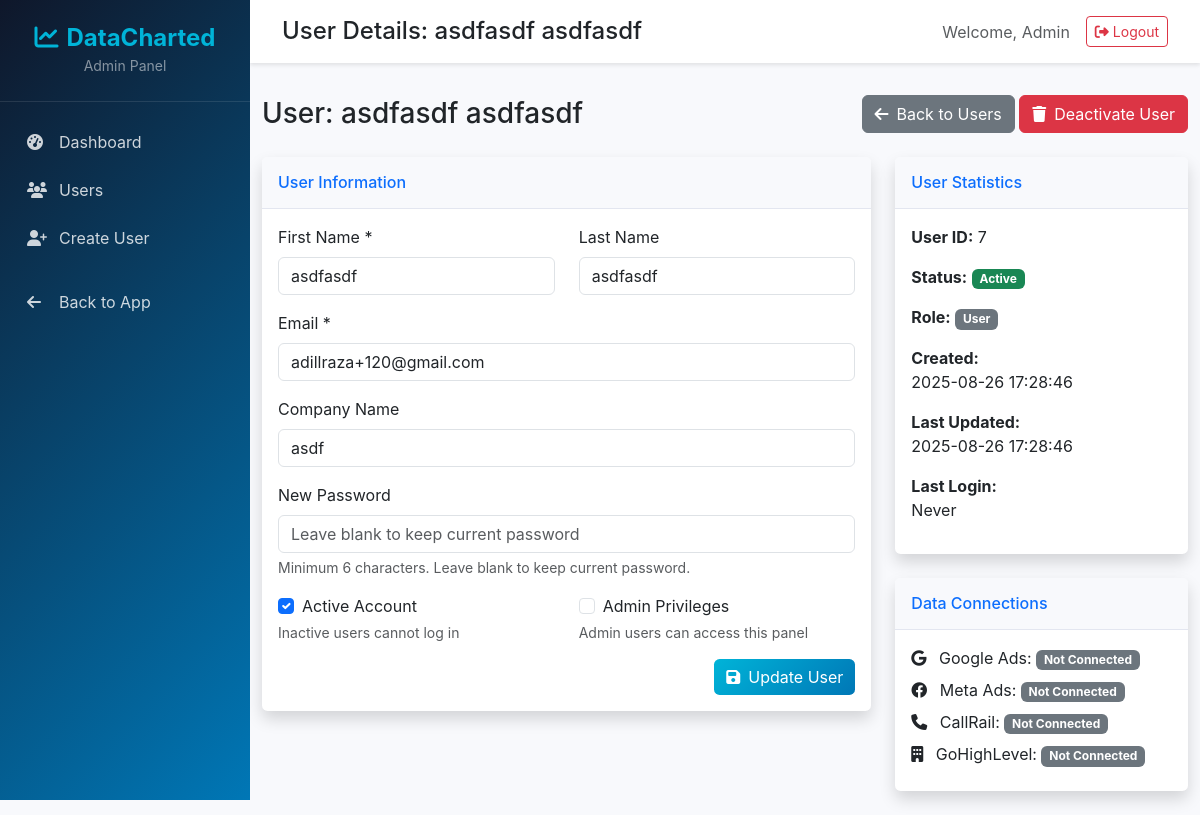
The app's page /admin/users/7 (signed in) with its own data.
### app/models.py (models this page shows, shortened)
class User(UserMixin, db.Model):
    id = db.Column(db.Integer, primary_key=True)
    email = db.Column(db.String(120), unique=True, nullable=False, index=True)
    password_hash = db.Column(db.String(128))
    first_name = db.Column(db.String(64))
    last_name = db.Column(db.String(64))
    company_name = db.Column(db.String(128))
    is_active = db.Column(db.Boolean, default=True)
    is_verified = db.Column(db.Boolean, default=False)
    is_admin = db.Column(db.Boolean, default=False)
    created_at = db.Column(db.DateTime, default=datetime.utcnow)
    updated_at = db.Column(db.DateTime, default=datetime.utcnow, onupdate=datetime.utcnow)
    last_login = db.Column(db.DateTime)
    deleted_at = db.Column(db.DateTime)
    google_id = db.Column(db.String(128), unique=True, nullable=True)
    google_picture = db.Column(db.String(512), nullable=True)
    auth_provider = db.Column(db.String(20), default='local')  # 'local' or 'google'
    google_ads_connected = db.Column(db.Boolean, default=False)
    meta_ads_connected = db.Column(db.Boolean, default=False)
    callrail_connected = db.Column(db.Boolean, default=False)
    ghl_connected = db.Column(db.Boolean, default=False)
    bigquery_project_id = db.Column(db.String(128))
    bigquery_dataset = db.Column(db.String(128))
    vps_id = db.Column(db.String(128))
    vps_ip = db.Column(db.String(45))  # IPv6 compatible

### app/admin/routes.py (the view)
@bp.route('/users/<int:user_id>')
@login_required
@admin_required
def user_detail(user_id):
    user = User.query.get_or_404(user_id)
    return render_template('admin/user_detail.html', user=user)

### app/admin/routes.py (called while the page is built)
def admin_required(f):
    from functools import wraps
    @wraps(f)
    def decorated_function(*args, **kwargs):
        if not current_user.is_authenticated:
            return redirect(url_for('auth.login'))
        if not current_user.is_admin:
            flash('Access denied. Admin privileges required.', 'error')
            return redirect(url_for('main.index'))
        return f(*args, **kwargs)
    return decorated_function

### app/models.py (called while the page is built)
@login_manager.user_loader
def load_user(id):
    return User.query.get(int(id))

### app/templates/admin/user_detail.html (shortened to what this page needs)
{% extends "admin/base.html" %}
{% block page_title %}User Details: {% if user.first_name or user.last_name %}{{ user.first_name or '' }} {{ user.last_name or '' }}{% else %}{{ user.email.split('@')[0] }}{% endif %}{% endblock %}
{% block content %}
<div class="container-fluid">
    <div class="d-sm-flex align-items-center justify-content-between mb-4">
        <h1 class="h3 mb-0 text-gray-800">User: {% if user.first_name or user.last_name %}{{ user.first_name or '' }} {{ user.last_name or '' }}{% else %}{{ user.email.split('@')[0] }}{% endif %}</h1>
        <div>
            <a href="{{ url_for('admin.users') }}" class="btn btn-secondary">
                <i class="fas fa-arrow-left me-2"></i>Back to Users
            </a>
            {% if user.id != current_user.id %}
            <button type="button" class="btn btn-danger" onclick="confirmDelete({{ user.id }}, '{% if user.first_name or user.last_name %}{{ user.first_name or '' }} {{ user.last_name or '' }}{% else %}{{ user.email.split('@')[0] }}{% endif %}')">
                <i class="fas fa-trash me-2"></i>Deactivate User
            </button>
            {% endif %}
        </div>
    </div>
    <div class="row">
        <div class="col-lg-8">
            <div class="card shadow mb-4">
                <div class="card-header py-3">
                    <h6 class="m-0 font-weight-bold text-primary">User Information</h6>
                </div>
                <div class="card-body">
                    <form method="POST" action="{{ url_for('admin.edit_user', user_id=user.id) }}">
                        <div class="row">
                            <div class="col-md-6 mb-3">
                                <label for="first_name" class="form-label">First Name *</label>
                                <input type="text" class="form-control" id="first_name" name="first_name"
                                       value="{{ user.first_name or '' }}" required>
                            </div>
                            <div class="col-md-6 mb-3">
                                <label for="last_name" class="form-label">Last Name</label>
                                <input type="text" class="form-control" id="last_name" name="last_name"
                                       value="{{ user.last_name or '' }}">
                            </div>
                        </div>
                        <div class="mb-3">
                            <label for="email" class="form-label">Email *</label>
                            <input type="email" class="form-control" id="email" name="email"
                                   value="{{ user.email }}" required>
                        </div>
                        <div class="mb-3">
                            <label for="company_name" class="form-label">Company Name</label>
                            <input type="text" class="form-control" id="company_name" name="company_name"
                                   value="{{ user.company_name or '' }}">
                        </div>
                        <div class="mb-3">
                            <label for="password" class="form-label">New Password</label>
                            <input type="password" class="form-control" id="password" name="password"
                                   placeholder="Leave blank to keep current password">
                            <div class="form-text">Minimum 6 characters. Leave blank to keep current password.</div>
                        </div>
                        <div class="row">
                            <div class="col-md-6 mb-3">
                                <div class="form-check">
                                    <input class="form-check-input" type="checkbox" id="is_active" name="is_active"
                                           {% if user.is_active %}checked{% endif %}>
                                    <label class="form-check-label" for="is_active">
                                        Active Account
                                    </label>
                                </div>
                                <div class="form-text">Inactive users cannot log in</div>
                            </div>
                            <div class="col-md-6 mb-3">
                                <div class="form-check">
                                    <input class="form-check-input" type="checkbox" id="is_admin" name="is_admin"
                                           {% if user.is_admin %}checked{% endif %}>
                                    <label class="form-check-label" for="is_admin">
                                        Admin Privileges
                                    </label>
                                </div>
                                <div class="form-text">Admin users can access this panel</div>
                            </div>
                        </div>
                        <div class="d-grid gap-2 d-md-flex justify-content-md-end">
                            <button type="submit" class="btn btn-primary">
                                <i class="fas fa-save me-2"></i>Update User
                            </button>
                        </div>
                    </form>
                </div>
            </div>
        </div>
        <div class="col-lg-4">
            <div class="card shadow mb-4">
                <div class="card-header py-3">
                    <h6 class="m-0 font-weight-bold text-primary">User Statistics</h6>
                </div>
                <div class="card-body">
                    <div class="mb-3">
                        <strong>User ID:</strong> {{ user.id }}
                    </div>
                    <div class="mb-3">
                        <strong>Status:</strong>
                        {% if user.is_active %}
                            <span class="badge bg-success">Active</span>
                        {% else %}
                            <span class="badge bg-danger">Inactive</span>
                        {% endif %}
                    </div>
                    <div class="mb-3">
                        <strong>Role:</strong>
                        {% if user.is_admin %}
                            <span class="badge bg-warning">Admin</span>
                        {% else %}
                            <span class="badge bg-secondary">User</span>
                        {% endif %}
                    </div>
                    <div class="mb-3">
                        <strong>Created:</strong><br>
                        {{ user.created_at.strftime('%Y-%m-%d %H:%M:%S') if user.created_at else 'N/A' }}
                    </div>
                    <div class="mb-3">
                        <strong>Last Updated:</strong><br>
                        {{ user.updated_at.strftime('%Y-%m-%d %H:%M:%S') if user.updated_at else 'N/A' }}
                    </div>
                    <div class="mb-3">
                        <strong>Last Login:</strong><br>
                        {{ user.last_login.strftime('%Y-%m-%d %H:%M:%S') if user.last_login else 'Never' }}
                    </div>
                </div>
            </div>
            <div class="card shadow mb-4">
                <div class="card-header py-3">
                    <h6 class="m-0 font-weight-bold text-primary">Data Connections</h6>
                </div>
                <div class="card-body">
                    <div class="mb-2">
                        <i class="fab fa-google me-2"></i>
                        Google Ads:
                        {% if user.google_ads_connected %}
                            <span class="badge bg-success">Connected</span>
                        {% else %}
                            <span class="badge bg-secondary">Not Connected</span>
                        {% endif %}
                    </div>
                    <div class="mb-2">
                        <i class="fab fa-facebook me-2"></i>
                        Meta Ads:
                        {% if user.meta_ads_connected %}
                            <span class="badge bg-success">Connected</span>
                        {% else %}
                            <span class="badge bg-secondary">Not Connected</span>
                        {% endif %}
                    </div>
                    <div class="mb-2">
                        <i class="fas fa-phone me-2"></i>
                        CallRail:
                        {% if user.callrail_connected %}
                            <span class="badge bg-success">Connected</span>
                        {% else %}
                            <span class="badge bg-secondary">Not Connected</span>
                        {% endif %}
                    </div>
                    <div class="mb-2">
                        <i class="fas fa-building me-2"></i>
                        GoHighLevel:
                        {% if user.ghl_connected %}
                            <span class="badge bg-success">Connected</span>
                        {% else %}
                            <span class="badge bg-secondary">Not Connected</span>
                        {% endif %}
                    </div>
                </div>
            </div>
        </div>
    </div>
</div>
{% endblock %}

### app/templates/admin/base.html (shortened to what this page needs)
<!DOCTYPE html>
<html lang="en">
<head>
    <link href="https://cdn.jsdelivr.net/npm/bootstrap@5.3.0/dist/css/bootstrap.min.css" rel="stylesheet">
    <link rel="stylesheet" href="https://cdnjs.cloudflare.com/ajax/libs/font-awesome/6.4.0/css/all.min.css">
</head>
<body>
    <nav class="sidebar" id="sidebar">
        <div class="sidebar-brand">
            <h2><i class="fas fa-chart-line me-2"></i>DataCharted</h2>
            <small class="text-white-50">Admin Panel</small>
        </div>
        <ul class="nav sidebar-nav flex-column">
            <li class="nav-item">
                <a class="nav-link {% if request.endpoint == 'admin.dashboard' %}active{% endif %}"
                   href="{{ url_for('admin.dashboard') }}">
                    <i class="fas fa-tachometer-alt"></i>
                    Dashboard
                </a>
            </li>
            <li class="nav-item">
                <a class="nav-link {% if request.endpoint == 'admin.users' %}active{% endif %}"
                   href="{{ url_for('admin.users') }}">
                    <i class="fas fa-users"></i>
                    Users
                </a>
            </li>
            <li class="nav-item">
                <a class="nav-link {% if request.endpoint == 'admin.create_user' %}active{% endif %}"
                   href="{{ url_for('admin.create_user') }}">
                    <i class="fas fa-user-plus"></i>
                    Create User
                </a>
            </li>
            <li class="nav-item mt-3">
                <a class="nav-link" href="{{ url_for('main.index') }}">
                    <i class="fas fa-arrow-left"></i>
                    Back to App
                </a>
            </li>
        </ul>
    </nav>
    <div class="main-content">
        <nav class="top-navbar">
            <div class="d-flex justify-content-between align-items-center">
                <div class="d-flex align-items-center">
                    <h4 class="mb-0">{% block page_title %}{% endblock %}</h4>
                </div>
                <div class="d-flex align-items-center">
                    <span class="text-muted me-3">Welcome, {% if current_user.first_name %}{{ current_user.first_name }}{% else %}{{ current_user.email.split('@')[0] }}{% endif %}</span>
                    <a href="{{ url_for('auth.logout') }}" class="btn btn-outline-danger btn-sm">
                        <i class="fas fa-sign-out-alt me-1"></i>Logout
                    </a>
                </div>
            </div>
        </nav>
        {% block content %}{% endblock %}
    </div>
</body>
</html>

### app/templates/admin/base.html (style rules this page uses)
:root { --primary-color: #00B4D8; --secondary-color: #0077B6; --accent-blue: #0096C7; --accent-yellow: #FFD700; --accent-orange: #FF6B35; --dark-color: #0F172A; --light-color: #F8FAFC; --sidebar-width: 250px; }
body { font-family: 'Inter', -apple-system, BlinkMacSystemFont, 'Segoe UI', Roboto, sans-serif; background-color: #f8f9fc; }
.sidebar { position: fixed; top: 0; left: 0; height: 100vh; width: var(--sidebar-width); background: linear-gradient(135deg, var(--dark-color) 0%, var(--secondary-color) 100%); z-index: 1000; transition: all 0.3s ease; }
.sidebar-brand { padding: 1.5rem; text-align: center; border-bottom: 1px solid rgba(255,255,255,0.1); }
.sidebar-brand h2 { color: var(--primary-color); font-weight: 700; margin: 0; font-size: 1.5rem; }
.sidebar-nav { padding: 1rem 0; }
.sidebar-nav .nav-link { color: rgba(255,255,255,0.8); padding: 0.75rem 1.5rem; display: flex; align-items: center; transition: all 0.3s ease; border-left: 3px solid transparent; }
.sidebar-nav .nav-link i { width: 20px; margin-right: 0.75rem; }
.main-content { margin-left: var(--sidebar-width); min-height: 100vh; background-color: #f8f9fc; }
.top-navbar { background: white; box-shadow: 0 2px 4px rgba(0,0,0,0.1); padding: 1rem 2rem; margin-bottom: 2rem; }
.card { border: none; box-shadow: 0 0.15rem 1.75rem 0 rgba(58, 59, 69, 0.15); border-radius: 0.35rem; }
.card-header { background-color: #f8f9fc; border-bottom: 1px solid #e3e6f0; }
.btn-primary { background: linear-gradient(135deg, var(--primary-color) 0%, var(--secondary-color) 100%); border: none; border-radius: 0.35rem; }

### records on screen
User: first_name "asdfasdf", last_name "asdfasdf", email "adillraza+120@gmail.com", company_name "asdf", is_active "☑", id "7", created_at "2025-08-26 17:28:46", updated_at "2025-08-26 17:28:46", last_login "Never"
User: first_name "Admin"
